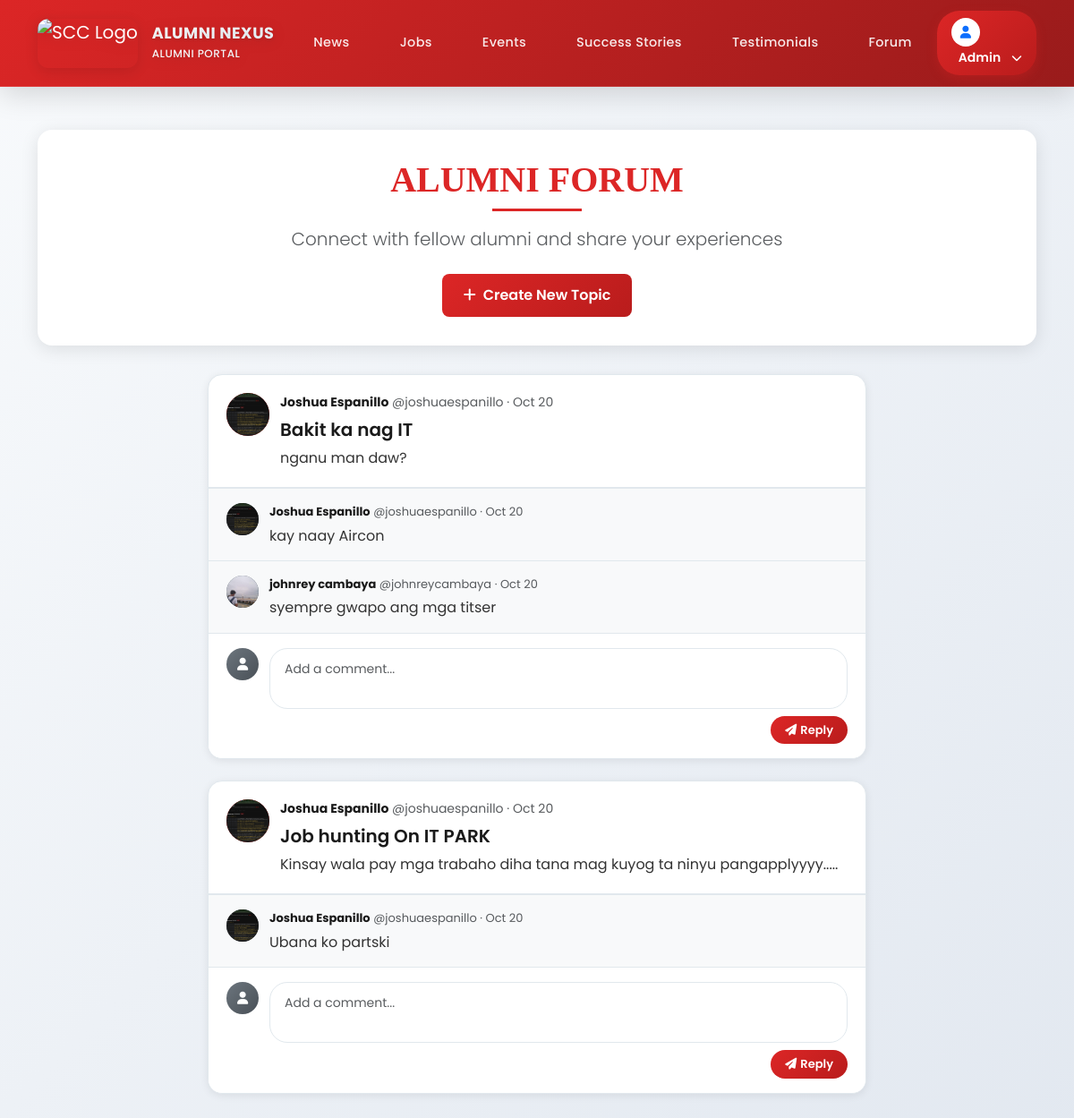
The app's page /forum/index.php (signed in) with its own data.
### tables this page shows
CREATE TABLE `forum_topics` (
  `id` int(30) NOT NULL,
  `title` varchar(250) NOT NULL,
  `description` text NOT NULL,
  `user_id` int(30) NOT NULL,
  `date_created` datetime NOT NULL DEFAULT current_timestamp()
);

CREATE TABLE `alumnus_bio` (
  `id` int(30) NOT NULL,
  `firstname` varchar(200) NOT NULL,
  `middlename` varchar(200) DEFAULT '',
  `lastname` varchar(200) NOT NULL,
  `gender` varchar(10) NOT NULL,
  `batch` year(4) NOT NULL,
  `course_id` int(30) NOT NULL,
  `email` varchar(250) NOT NULL,
  `contact` varchar(20) NOT NULL DEFAULT '',
  `address` varchar(255) NOT NULL DEFAULT '',
  `occupation` varchar(255) DEFAULT NULL COMMENT 'Current occupation/job title',
  `connected_to` text DEFAULT NULL,
  `avatar` text DEFAULT NULL,
  `status` tinyint(1) NOT NULL DEFAULT 0 COMMENT '0= Unverified, 1= Verified',
  `date_created` datetime NOT NULL DEFAULT current_timestamp()
);

CREATE TABLE `users` (
  `id` int(30) NOT NULL,
  `name` varchar(255) NOT NULL,
  `username` varchar(200) NOT NULL,
  `password` varchar(255) NOT NULL,
  `type` tinyint(1) NOT NULL DEFAULT 3 COMMENT '1=Admin,2=Officer,3=Alumnus',
  `auto_generated_pass` varchar(255) DEFAULT '',
  `alumnus_id` int(30) DEFAULT NULL
);

CREATE TABLE `forum_comments` (
  `id` int(30) NOT NULL,
  `topic_id` int(30) NOT NULL,
  `comment` text NOT NULL,
  `user_id` int(30) NOT NULL,
  `date_created` datetime NOT NULL DEFAULT current_timestamp()
);

### forum/index.php (the view, shortened to what this page needs)
<?php
$user = $_SESSION['user'];
$alumni = null;
$pdo = get_pdo();
$topics = [];
try {
    $stmt = $pdo->prepare("
        SELECT ft.*, u.name as author_name, ab.avatar as author_avatar, ab.firstname, ab.lastname
        FROM forum_topics ft
        LEFT JOIN users u ON ft.user_id = u.id
        LEFT JOIN alumnus_bio ab ON u.alumnus_id = ab.id
        ORDER BY ft.date_created DESC
    ");
    $stmt->execute();
    $topics = $stmt->fetchAll();
} catch (Exception $e) {
}
?>
<!DOCTYPE html>
<html lang="en">
<head>
    <link rel="stylesheet" href="https://cdn.jsdelivr.net/npm/bootstrap@5.3.3/dist/css/bootstrap.min.css">
    <link rel="stylesheet" href="https://cdnjs.cloudflare.com/ajax/libs/font-awesome/6.4.0/css/all.min.css">
</head>
<body>
  <nav class="navbar navbar-expand-lg navbar-dark">
    <div class="container">
      <a class="navbar-brand d-flex align-items-center" href="/scratch/dashboard.php">
        <img src="/scratch/images/scc.png" alt="SCC Logo" class="me-3">
        <div class="navbar-brand-text">
          <div style="font-size: 1.1rem; font-weight: 700; line-height: 1.2; color: white;">ALUMNI NEXUS</div>
          <div style="font-size: 0.75rem; font-weight: 500; letter-spacing: 0.5px; margin-top: 2px; color: rgba(255,255,255,0.9);">ALUMNI PORTAL</div>
        </div>
      </a>
      <div class="collapse navbar-collapse" id="navbarNav">
          <ul class="navbar-nav me-auto">
            <li class="nav-item">
              <a class="nav-link" href="/scratch/news/index.php">News</a>
            </li>
            <li class="nav-item">
              <a class="nav-link" href="/scratch/jobs/index.php">Jobs</a>
            </li>
            <li class="nav-item">
              <a class="nav-link" href="/scratch/events/index.php">Events</a>
            </li>
            <li class="nav-item">
              <a class="nav-link" href="/scratch/success-stories/index.php">Success Stories</a>
            </li>
            <li class="nav-item">
              <a class="nav-link" href="/scratch/testimonials/index.php">Testimonials</a>
            </li>
            <li class="nav-item">
              <a class="nav-link" href="/scratch/forum/index.php">Forum</a>
            </li>
          </ul>
        <div class="profile-dropdown">
          <button class="btn profile-btn" type="button" data-bs-toggle="dropdown" style="background: linear-gradient(135deg, #dc2626, #b91c1c); border: none; border-radius: 25px; padding: 8px 16px; color: white; font-weight: 600; box-shadow: 0 4px 12px rgba(220, 38, 38, 0.3); transition: all 0.3s ease;">
            <?php if (!empty($alumni['avatar'])): ?>
              <img src="/scratch/uploads/<?= htmlspecialchars($alumni['avatar']) ?>" alt="Profile" class="profile-avatar" style="width: 32px; height: 32px; border-radius: 50%; object-fit: cover; border: 2px solid rgba(255,255,255,0.3);">
            <?php else: ?>
              <div class="profile-avatar bg-white d-flex align-items-center justify-content-center text-primary" style="width: 32px; height: 32px; border-radius: 50%; border: 2px solid rgba(255,255,255,0.3);">
                <i class="fas fa-user" style="font-size: 14px;"></i>
              </div>
            <?php endif; ?>
            <span style="font-size: 14px; margin-left: 8px;"><?= htmlspecialchars($user['name']) ?></span>
            <i class="fas fa-chevron-down ms-2" style="font-size: 12px; transition: transform 0.3s ease;"></i>
          </button>
        </div>
      </div>
    </div>
  </nav>
    <div class="container py-5">
        <div class="section-header text-center">
            <h1 class="section-title">ALUMNI FORUM</h1>
            <div class="section-underline"></div>
            <p class="lead text-muted mt-3">Connect with fellow alumni and share your experiences</p>
            <div class="mt-4">
                <a href="create.php" class="btn btn-primary">
                    <i class="fas fa-plus me-2"></i>Create New Topic
                </a>
            </div>
        </div>
        <div class="row">
            <div class="col-lg-8 mx-auto">
                <?php if (!empty($topics)): ?>
                    <?php foreach ($topics as $topic): ?>
                        <?php
                        $topicComments = [];
                        try {
                            $stmt = $pdo->prepare("
                                SELECT fc.*, u.name as author_name, ab.avatar as author_avatar, ab.firstname, ab.lastname
                                FROM forum_comments fc
                                LEFT JOIN users u ON fc.user_id = u.id
                                LEFT JOIN alumnus_bio ab ON u.alumnus_id = ab.id
                                WHERE fc.topic_id = ?
                                ORDER BY fc.date_created ASC
                            ");
                            $stmt->execute([$topic['id']]);
                            $topicComments = $stmt->fetchAll();
                        } catch (Exception $e) {
                        }
                        ?>
                        <div class="thread-card mb-4">
                            <div class="thread-header">
                                <div class="d-flex align-items-start">
                                    <div class="thread-avatar">
                                        <?php if (!empty($topic['author_avatar'])): ?>
                                            <img src="/scratch/uploads/<?= htmlspecialchars($topic['author_avatar']) ?>"
                                                 alt="<?= htmlspecialchars($topic['author_name'] ?? 'User') ?>"
                                                 style="width: 100%; height: 100%; border-radius: 50%; object-fit: cover;">
                                        <?php else: ?>
                                            <i class="fas fa-user"></i>
                                        <?php endif; ?>
                                    </div>
                                    <div class="thread-content">
                                        <div class="thread-meta">
                                            <strong><?= htmlspecialchars($topic['author_name'] ?? 'Anonymous') ?></strong>
                                            <span class="text-muted">@<?= strtolower(str_replace(' ', '', $topic['author_name'] ?? 'anonymous')) ?></span>
                                            <span class="text-muted">·</span>
                                            <span class="text-muted"><?= date('M d', strtotime($topic['date_created'])) ?></span>
                                        </div>
                                        <div class="thread-text">
                                            <h5 class="mb-2"><?= htmlspecialchars($topic['title']) ?></h5>
                                            <p class="mb-0"><?= nl2br(htmlspecialchars($topic['description'])) ?></p>
                                        </div>
                                    </div>
                                </div>
                            </div>
                            <div class="thread-comments">
                                <?php if (!empty($topicComments)): ?>
                                    <?php
                                    $displayComments = array_slice($topicComments, 0, 4);
                                    ?>
                                    <?php foreach ($displayComments as $comment): ?>
                                        <div class="comment-item">
                                            <div class="d-flex align-items-start">
                                                <div class="comment-avatar">
                                                    <?php if (!empty($comment['author_avatar'])): ?>
                                                        <img src="/scratch/uploads/<?= htmlspecialchars($comment['author_avatar']) ?>"
                                                             alt="<?= htmlspecialchars($comment['author_name'] ?? 'User') ?>"
                                                             style="width: 100%; height: 100%; border-radius: 50%; object-fit: cover;">
                                                    <?php else: ?>
                                                        <i class="fas fa-user"></i>
                                                    <?php endif; ?>
                                                </div>
                                                <div class="comment-content">
                                                    <div class="comment-meta">
                                                        <div class="d-flex justify-content-between align-items-center">
                                                            <div>
                                                                <strong><?= htmlspecialchars($comment['author_name'] ?? 'Anonymous') ?></strong>
                                                                <span class="text-muted">@<?= strtolower(str_replace(' ', '', $comment['author_name'] ?? 'anonymous')) ?></span>
                                                                <span class="text-muted">·</span>
                                                                <span class="text-muted"><?= date('M d', strtotime($comment['date_created'])) ?></span>
                                                            </div>
                                                        </div>
                                                    </div>
                                                    <div class="comment-text">
                                                        <?= nl2br(htmlspecialchars($comment['comment'])) ?>
                                                    </div>
                                                </div>
                                            </div>
                                        </div>
                                    <?php endforeach; ?>
                                <?php endif; ?>
                                <div class="comment-form">
                                    <form class="comment-form-ajax" data-topic-id="<?= $topic['id'] ?>">
                                        <div class="d-flex align-items-start">
                                            <div class="comment-avatar">
                                                <?php if (!empty($alumni['avatar'])): ?>
                                                    <img src="/scratch/uploads/<?= htmlspecialchars($alumni['avatar']) ?>"
                                                         alt="<?= htmlspecialchars($user['name']) ?>"
                                                         style="width: 100%; height: 100%; border-radius: 50%; object-fit: cover;">
                                                <?php else: ?>
                                                    <i class="fas fa-user"></i>
                                                <?php endif; ?>
                                            </div>
                                            <div class="comment-input-wrapper">
                                                <textarea class="form-control comment-input" name="comment" placeholder="Add a comment..." rows="2" required></textarea>
                                                <div class="comment-actions">
                                                    <button type="submit" class="btn btn-primary btn-sm">
                                                        <i class="fas fa-paper-plane me-1"></i>Reply
                                                    </button>
                                                </div>
                                            </div>
                                        </div>
                                    </form>
                                </div>
                            </div>
                        </div>
                    <?php endforeach; ?>
                <?php endif; ?>
            </div>
        </div>
    </div>
</body>
</html>

### records on screen
forum_topics: alumnus_bio.avatar (picture), user.name "Joshua Espanillo", user.name "joshuaespanillo", date_created "Oct 20", title "Bakit ka nag IT", description "nganu man daw?"
forum_comments: alumnus_bio.avatar (picture), user.name "Joshua Espanillo", user.name "joshuaespanillo", date_created "Oct 20", comment "kay naay Aircon"
forum_comments: alumnus_bio.avatar (picture), user.name "johnrey cambaya", user.name "johnreycambaya", date_created "Oct 20", comment "syempre gwapo ang mga titser"
forum_topics: alumnus_bio.avatar (picture), user.name "Joshua Espanillo", user.name "joshuaespanillo", date_created "Oct 20", title "Job hunting On IT PARK", description "Kinsay wala pay mga trabaho diha tana mag kuyog ta ninyu pangapplyyyy....."
forum_comments: alumnus_bio.avatar (picture), user.name "Joshua Espanillo", user.name "joshuaespanillo", date_created "Oct 20", comment "Ubana ko partski"

### other values on screen
$user['name'] "Admin"
